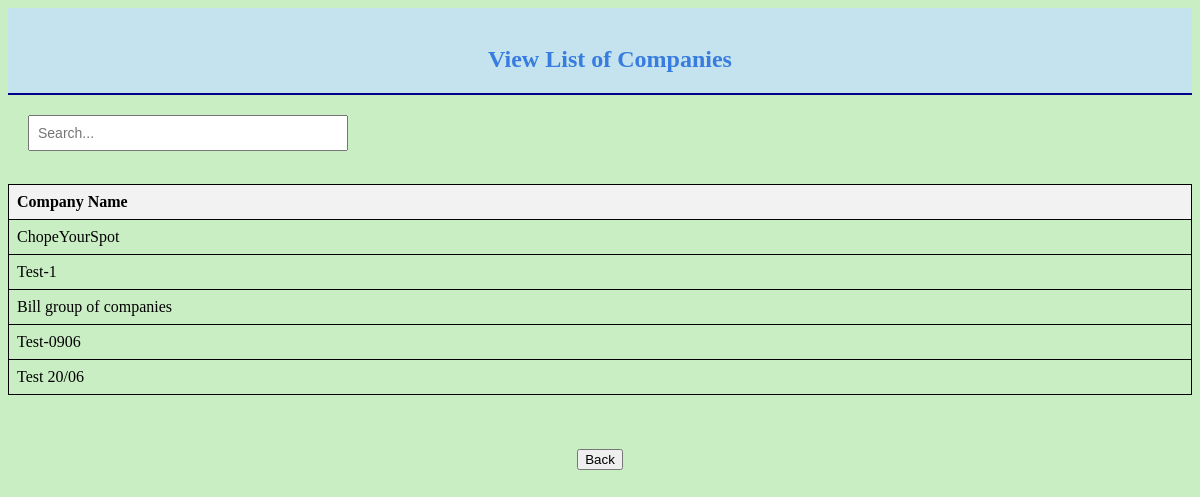
Page /searchforcompanies on the committed database.
### login/models.py (models this page shows, shortened)
class registeredDomains(models.Model):
    company_name = models.CharField(max_length=30)
    company_Address = models.CharField(max_length=50)
    admin_officer = models.CharField(max_length=30)
    domain = models.CharField(max_length=30)
    approved =  models.BooleanField(default=False)

### homePage/views.py (the view)
# urls.py: path('searchforcompanies', views.searchforcompanies, name = 'searchforcompanies'),
def searchforcompanies(request):
    companies = registeredDomains.objects.all()
    is_empty = not companies.exists()  # Check if queryset is empty
    return render(request, 'viewlistofcompanieshomepage.html', {'companies': companies, 'is_empty': is_empty})

### homePage/templates/viewlistofcompanieshomepage.html (shortened to what this page needs)
{% load static %}
<!DOCTYPE html>
<html>
    <head>
    </head>
    <body bgcolor = #CAEEC4>
        <div class = "heading">
            <br>
            <font color = #377CDE><h2 style="padding-left: 20px;" id = "unamefield">View List of Companies</h2></font>
            <hr color=#00008B>
        </div>
        {% if not is_empty %}
        <div class="search-container">
            <input type="text" id="searchInput" placeholder="Search..." onkeyup="searchTable()">
        </div>
        {% endif %}
        <div class = "content">
            <br>
            {% if is_empty %}
            <p><font color = "red"> No Records Found! </font></p>
            {% else %}
            <table border="1" id="dataTable">
                <thead>
                    <tr>
                        <th>Company Name</th>
                    </tr>
                </thead>
                <tbody>
                    {% for cpmny in companies %}
                    <tr>
                        <td>{{ cpmny.company_name }}</td>
                    </tr>
                    {% endfor %}
                </tbody>
            </table>
            {% endif %}
            <br><br><br>
            <a href = "./"><input type="button" id = "Back" name = "Back" value="Back"></a> <br>
        </div>
    </body>
</html>

### homePage/templates/viewlistofcompanieshomepage.html (style rules this page uses)
.heading { background-color: rgb(196, 227, 238); text-align: center; }
.content { text-align: center; }
.search-container { text-align: left; margin-bottom: 15px; margin-top: 20px; margin-left: 20px; }
.search-container input { width: 300px; padding: 8px; font-size: 14px; }
table { width: 100%; border-collapse: collapse; }
th, td { padding: 8px; text-align: left; border: 1px solid rgb(0, 0, 0); word-wrap: break-word; overflow-wrap: break-word; word-break: break-all; }
th { background-color: #f2f2f2; }

### rows in the picture
registeredDomains: company_name "ChopeYourSpot"
registeredDomains: company_name "Test-1"
registeredDomains: company_name "Bill group of companies"
registeredDomains: company_name "Test-0906"
registeredDomains: company_name "Test 20/06"
